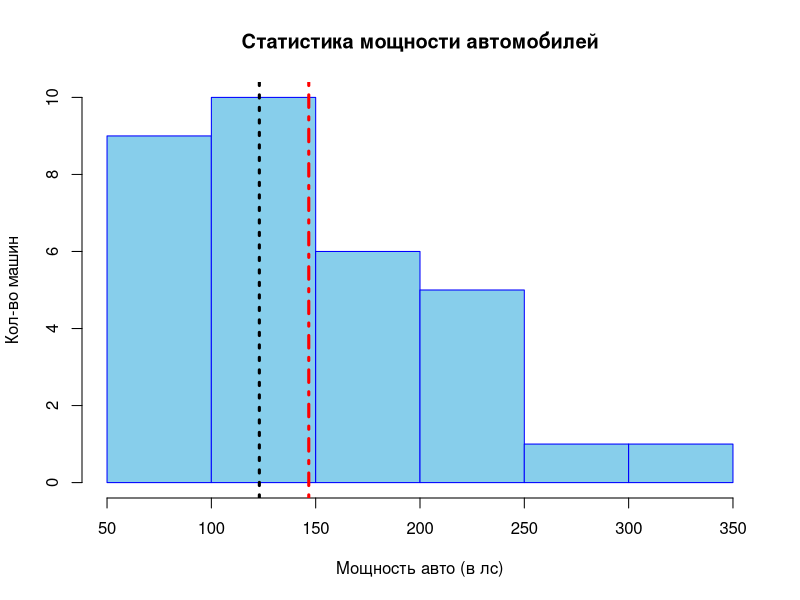

Write R code to recreate this figure.
mycars <- mtcars

hist(mycars$hp, main = "Статистика мощности автомобилей", xlab = "Мощность авто (в лс)", ylab = "Кол-во машин", col = "skyblue",
     border = "blue")
sorted <- sort(mycars$hp)
#Среднее значение мощности
abline(v=mean(mycars$hp), col="red", lty=4, lwd=3)
#Медиана по мощности
abline(v=sorted[length(sorted)/2], col="black", lty=3, lwd=3)

